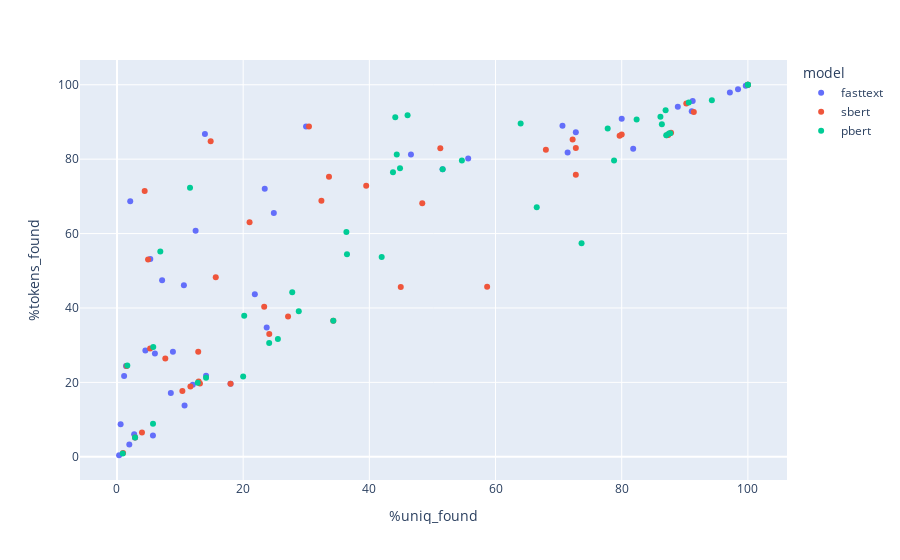

Write notebook code for a chart like this one.
### Code cell
fig = px.scatter(vocab_df1,
                 x='%uniq_found',
                 y='%tokens_found',
                 color='model',
                 hover_data=['field', '%tokens_found', '%uniq_found'])
fig.write_image("vocab_scatter.png")
fig.show()

### Figure 1 — Plotly figure (JSON) as saved in the notebook; plotly's stock layout.template omitted (floating-point values rounded to 4 significant figures)
{"data": [{"customdata": [["bio_material_sam"], ["biological_material_preprocessing_sam"], ["collection_label_sam"], ["comments_sam"], ["conductivity_sam"], ["corrected_species_name_sam"], ["coverage_sam"], ["date_of_birth_sam"], ["derived_from_sam"], ["description_exp"], ["description_sam"], ["descriptor_sam"], ["details_sam"], ["diagnostic_pcr_ct_value_1_sam"], ["dissolved_oxygen_sam"], ["experimental_factor__rna_interference_exp"], ["experimental_factor__strain_exp"], ["extra_info_sam"], ["fiber_sam"], ["glucose_sam"], ["host_exp"], ["host_scietific_nam_sam"], ["isolate_run"], ["isolation_site_sam"], ["misc_param_sam"], ["mlst__scheme_sam"], ["nitrate_sam"], ["redox_potential_sam"], ["replicate_group_sam"], ["sample_comment_sam"], ["sampling_date_run"], ["sequence_sam"], ["single_cell_sam"], ["specimen_sam"], ["subsrc_note_sam"], ["symptom_sam"], ["taxonomy_species_sam"], ["time_of_collection_sam"], ["tretment_sam"], ["tumor_size_sam"], ["water_content_sam"], ["ww_surv_target_1_conc_sam"]], "hovertemplate": "model=fasttext<br>%uniq_found=%{x}<br>%tokens_found=%{y}<br>field=%{customdata[0]}<extra></extra>", "legendgroup": "fasttext", "marker": {"color": "#636efa", "symbol": "circle"}, "mode": "markers", "name": "fasttext", "orientation": "v", "showlegend": true, "type": "scatter", "x": [6.013, 80, 1.953, 55.67, 72.73, 91.1, 51.61, 0.3369, 13.94, 1.13, 23.42, 2.099, 12.46, 5.282, 8.537, 24.86, 12.02, 97.14, 18, 23.73, 71.43, 98.43, 0.5787, 91.25, 7.152, 10.61, 21.85, 88.89, 8.867, 46.6, 2.863, 5.701, 100, 2.727, 29.97, 81.82, 99.66, 1.431, 70.61, 4.5, 14.12, 10.71], "xaxis": "x", "y": [27.8, 90.85, 3.309, 80.15, 87.23, 92.86, 77.27, 0.4194, 86.77, 21.73, 72.05, 68.7, 60.76, 53.2, 17.13, 65.55, 19.38, 97.92, 19.61, 34.78, 81.82, 98.77, 8.777, 95.62, 47.43, 46.1, 43.72, 94.12, 28.23, 81.24, 5.19, 5.755, 100, 6.065, 88.79, 82.79, 99.72, 24.39, 89.01, 28.57, 21.81, 13.79], "yaxis": "y"}, {"customdata": [["bio_material_sam"], ["biological_material_preprocessing_sam"], ["collection_label_sam"], ["comments_sam"], ["conductivity_sam"], ["corrected_species_name_sam"], ["coverage_sam"], ["date_of_birth_sam"], ["derived_from_sam"], ["description_exp"], ["description_sam"], ["descriptor_sam"], ["details_sam"], ["diagnostic_pcr_ct_value_1_sam"], ["dissolved_oxygen_sam"], ["experimental_factor__rna_interference_exp"], ["experimental_factor__strain_exp"], ["extra_info_sam"], ["fiber_sam"], ["glucose_sam"], ["host_exp"], ["host_scietific_nam_sam"], ["isolate_run"], ["isolation_site_sam"], ["misc_param_sam"], ["mlst__scheme_sam"], ["nitrate_sam"], ["redox_potential_sam"], ["replicate_group_sam"], ["sample_comment_sam"], ["sampling_date_run"], ["sequence_sam"], ["single_cell_sam"], ["specimen_sam"], ["subsrc_note_sam"], ["symptom_sam"], ["taxonomy_species_sam"], ["time_of_collection_sam"], ["tretment_sam"], ["tumor_size_sam"], ["water_content_sam"], ["ww_surv_target_1_conc_sam"]], "hovertemplate": "model=sbert<br>%uniq_found=%{x}<br>%tokens_found=%{y}<br>field=%{customdata[0]}<extra></extra>", "legendgroup": "sbert", "marker": {"color": "#EF553B", "symbol": "circle"}, "mode": "markers", "name": "sbert", "orientation": "v", "showlegend": true, "type": "scatter", "x": [12.88, 80, 44.98, 67.98, 72.73, 87.36, 48.39, 0.9625, 14.85, 7.659, 33.6, 4.389, 39.5, 4.93, 10.37, 21.02, 13.15, 91.43, 18, 27.12, 100, 87.16, 11.64, 90.23, 32.4, 15.66, 23.33, 72.22, 24.14, 51.25, 2.863, 58.67, 100, 3.961, 30.43, 72.73, 87.82, 1.534, 79.67, 5.25, 12.94, 34.29], "xaxis": "x", "y": [28.21, 86.6, 45.67, 82.53, 82.98, 86.51, 68.18, 0.9912, 84.84, 26.43, 75.25, 71.42, 72.83, 53.05, 17.68, 63.03, 19.7, 92.71, 19.61, 37.68, 100, 86.45, 18.92, 94.97, 68.84, 48.27, 40.31, 85.29, 32.99, 82.9, 5.19, 45.68, 100, 6.563, 88.75, 75.81, 87.1, 24.41, 86.26, 29.13, 20.21, 36.55], "yaxis": "y"}, {"customdata": [["bio_material_sam"], ["biological_material_preprocessing_sam"], ["collection_label_sam"], ["comments_sam"], ["conductivity_sam"], ["corrected_species_name_sam"], ["coverage_sam"], ["date_of_birth_sam"], ["derived_from_sam"], ["description_exp"], ["description_sam"], ["descriptor_sam"], ["details_sam"], ["diagnostic_pcr_ct_value_1_sam"], ["dissolved_oxygen_sam"], ["experimental_factor__rna_interference_exp"], ["experimental_factor__strain_exp"], ["extra_info_sam"], ["fiber_sam"], ["glucose_sam"], ["host_exp"], ["host_scietific_nam_sam"], ["isolate_run"], ["isolation_site_sam"], ["misc_param_sam"], ["mlst__scheme_sam"], ["nitrate_sam"], ["redox_potential_sam"], ["replicate_group_sam"], ["sample_comment_sam"], ["sampling_date_run"], ["sequence_sam"], ["single_cell_sam"], ["specimen_sam"], ["subsrc_note_sam"], ["symptom_sam"], ["taxonomy_species_sam"], ["time_of_collection_sam"], ["tretment_sam"], ["tumor_size_sam"], ["water_content_sam"], ["ww_surv_target_1_conc_sam"]], "hovertemplate": "model=pbert<br>%uniq_found=%{x}<br>%tokens_found=%{y}<br>field=%{customdata[0]}<extra></extra>", "legendgroup": "pbert", "marker": {"color": "#00cc96", "symbol": "circle"}, "mode": "markers", "name": "pbert", "orientation": "v", "showlegend": true, "type": "scatter", "x": [41.96, 86.96, 66.53, 82.36, 86.36, 87.69, 51.61, 0.9143, 46.06, 20.17, 44.34, 11.58, 44.86, 6.866, 12.8, 54.67, 24.12, 94.29, 20, 28.81, 100, 87.06, 25.51, 90.62, 43.75, 36.36, 27.78, 77.78, 36.45, 63.98, 2.863, 73.63, 100, 5.712, 44.11, 78.79, 87.49, 1.636, 86.14, 5.75, 14.12, 34.29], "xaxis": "x", "y": [53.7, 93.14, 67.04, 90.68, 89.36, 86.95, 77.27, 0.915, 91.77, 37.88, 81.28, 72.31, 77.54, 55.15, 19.89, 79.61, 30.58, 95.83, 21.57, 39.13, 100, 86.45, 31.68, 95.26, 76.49, 60.39, 44.24, 88.24, 54.42, 89.58, 5.19, 57.37, 100, 8.89, 91.26, 79.61, 86.91, 24.52, 91.43, 29.5, 21.28, 36.55], "yaxis": "y"}], "layout": {"autosize": true, "legend": {"title": {"text": "model"}, "tracegroupgap": 0}, "margin": {"t": 60}, "xaxis": {"anchor": "y", "autorange": true, "domain": [0, 1], "range": [-5.582, 105.9], "title": {"text": "%uniq_found"}, "type": "linear"}, "yaxis": {"anchor": "x", "autorange": true, "domain": [0, 1], "range": [-7.291, 107.7], "title": {"text": "%tokens_found"}, "type": "linear"}}}
